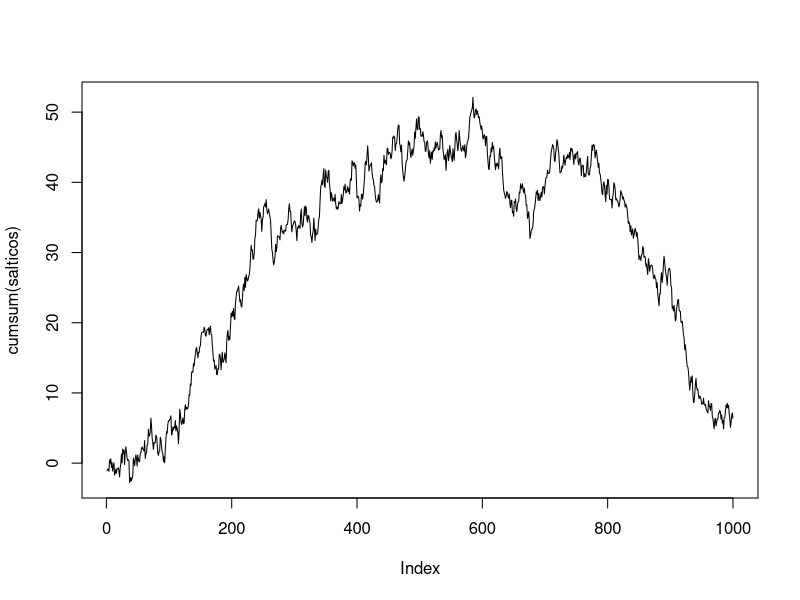
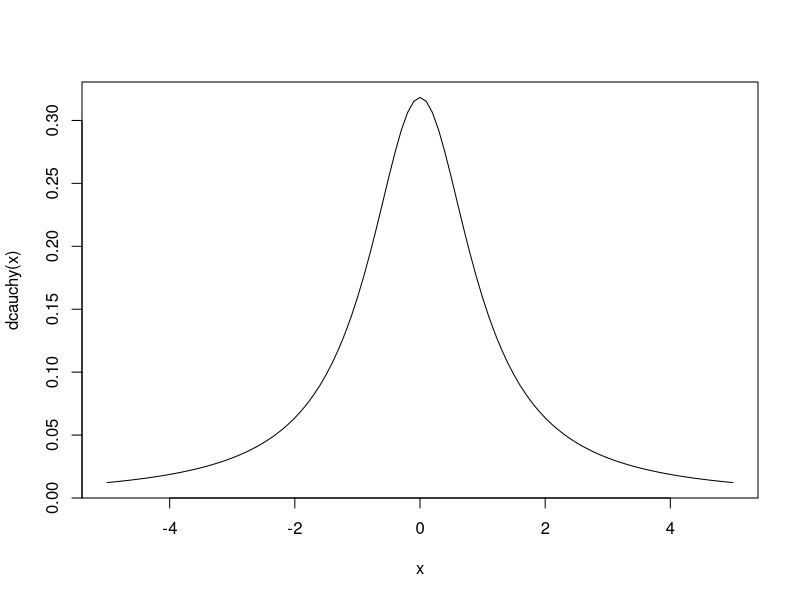
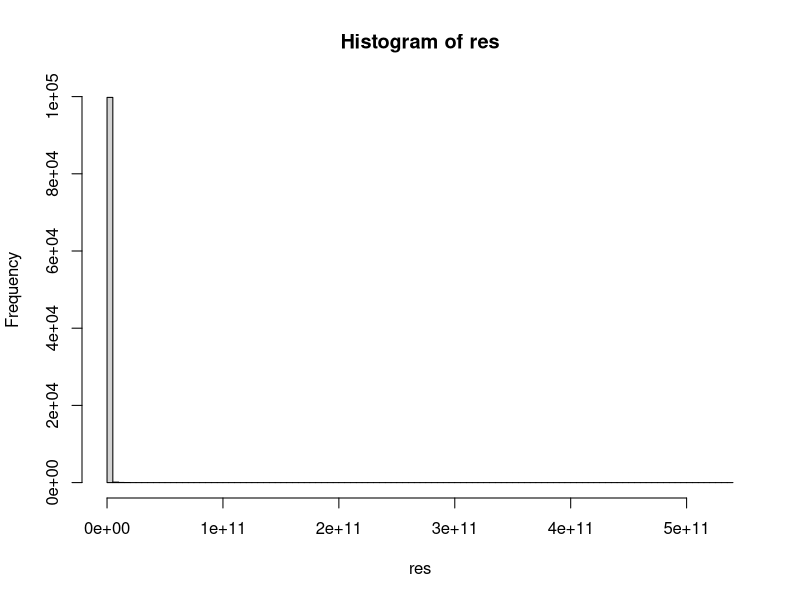
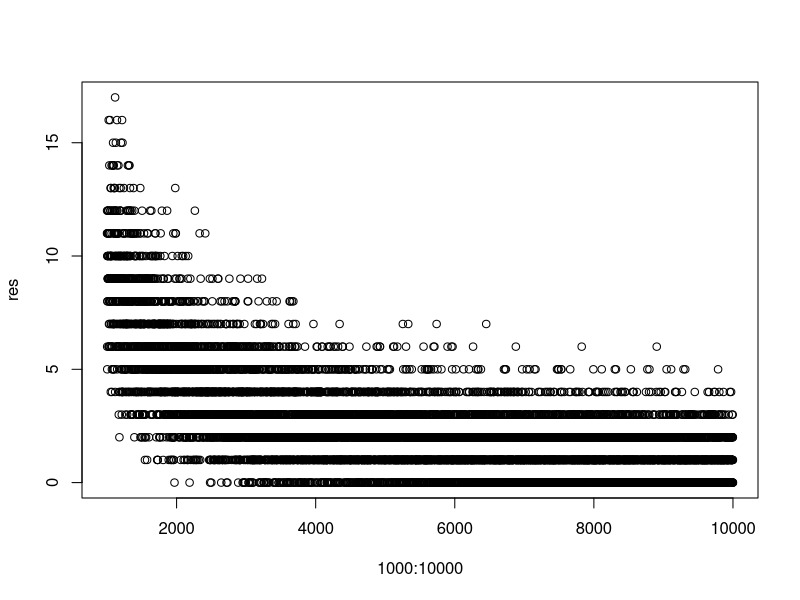
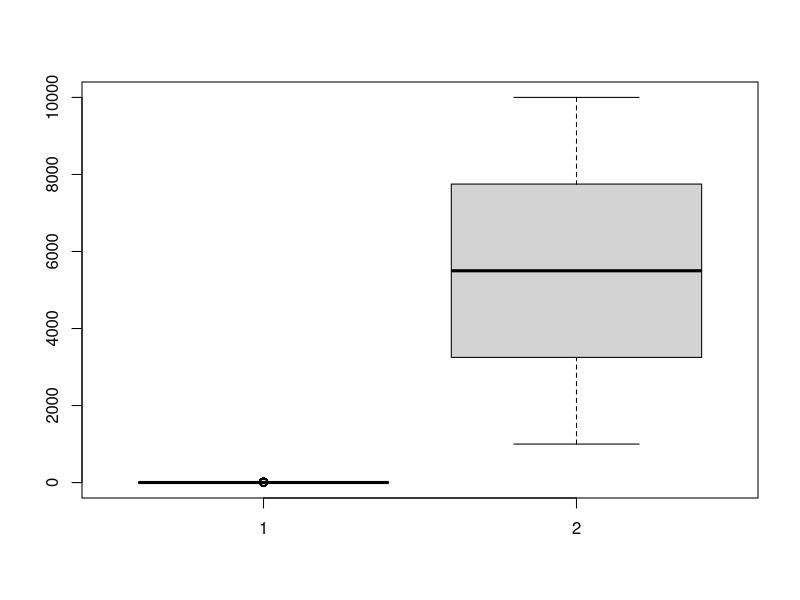
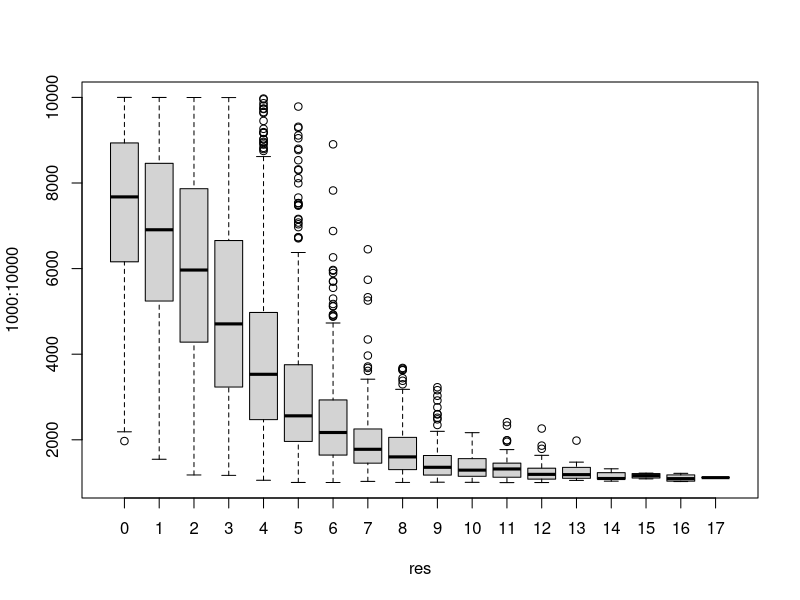

R code for these plots, in order:
salticos <- rnorm(1000)
plot(cumsum(salticos),type="l")

mean(rnorm(1000))

curve(dcauchy,-5,5)


mean(rcauchy(100,-5,5))


#mezcla de distribuciones lognormal y poison

foo <- function()
  {
n <-rpois(1,3000)
sum(exp(rnorm(n,3,4)))
}

res <- replicate(100000,foo())

hist(res,breaks=100)

head(res)



#estimar el total de los patos

res <- sapply(1000:10000, function(x)
  sum(sample(1:x,100)<=100)
  )

#plot(1000:10000)
plot(1000:10000,res)

boxplot(res,1000:10000)

boxplot(1000:10000 ~ res)


head(res)
